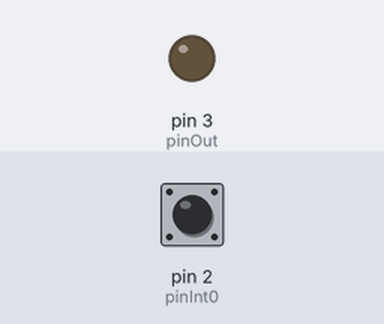
Simulated run of this sketch. Board: Arduino Uno, built with avr-gcc and run on an emulated ATmega328P. Parts: output pins drawn as LEDs (lit = HIGH). Inputs (shaded band) come from the test bench; at power-on: pin 2 (pinInt0) HIGH.

Above: at 1.2 s.
1.3 s: pin 2 (pinInt0) pulled LOW for 0.15 s
At 1.37 s:
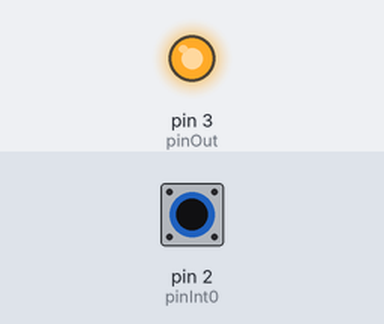
2.9 s: pin 2 (pinInt0) pulled LOW for 3.2 s
At 7.1 s:
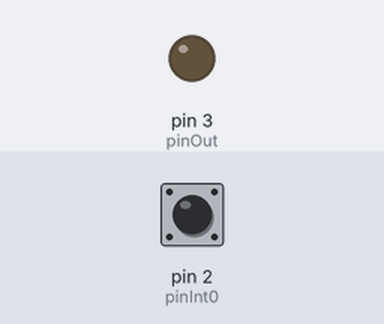
Timing chart, 0 to 8.6 s (numbered marks = the images above; inputs shaded):
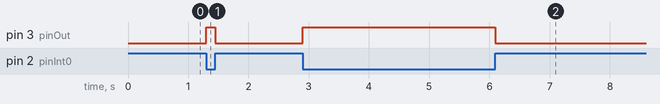

Measured:
- after the input at 1.3 s, pin 3 (pinOut): LOW → HIGH at once, → LOW 0.15 s later
- after the input at 2.9 s, pin 3 (pinOut): LOW → HIGH at once, → LOW 3.2 s later

The sketch:

Tarefa2.ino
```cpp
//CONNECT pinOut WITH pinInt0!

int pinOut = 3;
int pinInt0 = 2;
volatile int state = LOW;

void setup(){
     Serial.begin(9600);
     pinMode(pinOut, OUTPUT);
     pinMode(pinInt0, INPUT_PULLUP);
     attachInterrupt(digitalPinToInterrupt(pinInt0), blink, CHANGE);
}
void loop(){
     digitalWrite(pinOut, state);
}

void blink(){
     state = !state;
}
```
